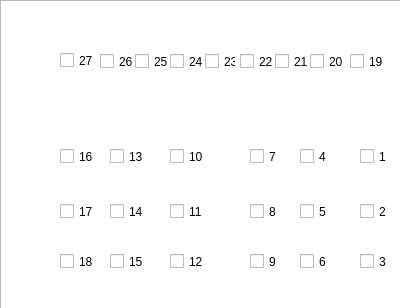
<?xml version="1.0" encoding="UTF-8"?>
<ui version="4.0">
 <class>Blue</class>
 <widget class="QWidget" name="Blue">
  <property name="geometry">
   <rect>
    <x>0</x>
    <y>0</y>
    <width>400</width>
    <height>308</height>
   </rect>
  </property>
  <property name="windowTitle">
   <string>blue_field</string>
  </property>
  <widget class="QWidget" name="Custom" native="true">
   <property name="geometry">
    <rect>
     <x>0</x>
     <y>0</y>
     <width>452</width>
     <height>311</height>
    </rect>
   </property>
   <widget class="QGraphicsView" name="graphicsView">
    <property name="geometry">
     <rect>
      <x>0</x>
      <y>0</y>
      <width>401</width>
      <height>311</height>
     </rect>
    </property>
   </widget>
   <widget class="QCheckBox" name="obj18">
    <property name="geometry">
     <rect>
      <x>60</x>
      <y>250</y>
      <width>92</width>
      <height>23</height>
     </rect>
    </property>
    <property name="text">
     <string>18</string>
    </property>
   </widget>
   <widget class="QCheckBox" name="obj17">
    <property name="geometry">
     <rect>
      <x>60</x>
      <y>200</y>
      <width>92</width>
      <height>23</height>
     </rect>
    </property>
    <property name="text">
     <string>17</string>
    </property>
   </widget>
   <widget class="QCheckBox" name="obj16">
    <property name="geometry">
     <rect>
      <x>60</x>
      <y>145</y>
      <width>92</width>
      <height>23</height>
     </rect>
    </property>
    <property name="text">
     <string>16</string>
    </property>
   </widget>
   <widget class="QCheckBox" name="obj15">
    <property name="geometry">
     <rect>
      <x>110</x>
      <y>250</y>
      <width>92</width>
      <height>23</height>
     </rect>
    </property>
    <property name="text">
     <string>15</string>
    </property>
   </widget>
   <widget class="QCheckBox" name="obj14">
    <property name="geometry">
     <rect>
      <x>110</x>
      <y>200</y>
      <width>92</width>
      <height>23</height>
     </rect>
    </property>
    <property name="text">
     <string>14</string>
    </property>
   </widget>
   <widget class="QCheckBox" name="obj13">
    <property name="geometry">
     <rect>
      <x>110</x>
      <y>145</y>
      <width>92</width>
      <height>23</height>
     </rect>
    </property>
    <property name="text">
     <string>13</string>
    </property>
   </widget>
   <widget class="QCheckBox" name="obj12">
    <property name="geometry">
     <rect>
      <x>170</x>
      <y>250</y>
      <width>41</width>
      <height>23</height>
     </rect>
    </property>
    <property name="text">
     <string>12</string>
    </property>
   </widget>
   <widget class="QCheckBox" name="obj11">
    <property name="geometry">
     <rect>
      <x>170</x>
      <y>200</y>
      <width>41</width>
      <height>23</height>
     </rect>
    </property>
    <property name="text">
     <string>11</string>
    </property>
   </widget>
   <widget class="QCheckBox" name="obj10">
    <property name="geometry">
     <rect>
      <x>170</x>
      <y>145</y>
      <width>41</width>
      <height>23</height>
     </rect>
    </property>
    <property name="layoutDirection">
     <enum>Qt::LeftToRight</enum>
    </property>
    <property name="text">
     <string>10</string>
    </property>
   </widget>
   <widget class="QCheckBox" name="obj9">
    <property name="geometry">
     <rect>
      <x>250</x>
      <y>250</y>
      <width>92</width>
      <height>23</height>
     </rect>
    </property>
    <property name="text">
     <string>9</string>
    </property>
   </widget>
   <widget class="QCheckBox" name="obj6">
    <property name="geometry">
     <rect>
      <x>300</x>
      <y>250</y>
      <width>31</width>
      <height>23</height>
     </rect>
    </property>
    <property name="text">
     <string>6</string>
    </property>
   </widget>
   <widget class="QCheckBox" name="obj3">
    <property name="geometry">
     <rect>
      <x>360</x>
      <y>250</y>
      <width>92</width>
      <height>23</height>
     </rect>
    </property>
    <property name="text">
     <string>3</string>
    </property>
   </widget>
   <widget class="QCheckBox" name="obj8">
    <property name="geometry">
     <rect>
      <x>250</x>
      <y>200</y>
      <width>92</width>
      <height>23</height>
     </rect>
    </property>
    <property name="text">
     <string>8</string>
    </property>
   </widget>
   <widget class="QCheckBox" name="obj5">
    <property name="geometry">
     <rect>
      <x>300</x>
      <y>200</y>
      <width>31</width>
      <height>23</height>
     </rect>
    </property>
    <property name="text">
     <string>5</string>
    </property>
   </widget>
   <widget class="QCheckBox" name="obj2">
    <property name="geometry">
     <rect>
      <x>360</x>
      <y>200</y>
      <width>92</width>
      <height>23</height>
     </rect>
    </property>
    <property name="text">
     <string>2</string>
    </property>
   </widget>
   <widget class="QCheckBox" name="obj7">
    <property name="geometry">
     <rect>
      <x>250</x>
      <y>145</y>
      <width>92</width>
      <height>23</height>
     </rect>
    </property>
    <property name="text">
     <string>7</string>
    </property>
   </widget>
   <widget class="QCheckBox" name="obj4">
    <property name="geometry">
     <rect>
      <x>300</x>
      <y>145</y>
      <width>31</width>
      <height>23</height>
     </rect>
    </property>
    <property name="layoutDirection">
     <enum>Qt::LeftToRight</enum>
    </property>
    <property name="text">
     <string>4</string>
    </property>
   </widget>
   <widget class="QCheckBox" name="obj1">
    <property name="geometry">
     <rect>
      <x>360</x>
      <y>145</y>
      <width>92</width>
      <height>23</height>
     </rect>
    </property>
    <property name="text">
     <string>1</string>
    </property>
   </widget>
   <widget class="QCheckBox" name="obj27">
    <property name="geometry">
     <rect>
      <x>60</x>
      <y>50</y>
      <width>41</width>
      <height>21</height>
     </rect>
    </property>
    <property name="text">
     <string>27</string>
    </property>
    <property name="checked">
     <bool>false</bool>
    </property>
   </widget>
   <widget class="QCheckBox" name="obj26">
    <property name="geometry">
     <rect>
      <x>100</x>
      <y>50</y>
      <width>41</width>
      <height>23</height>
     </rect>
    </property>
    <property name="text">
     <string>26</string>
    </property>
   </widget>
   <widget class="QCheckBox" name="obj25">
    <property name="geometry">
     <rect>
      <x>135</x>
      <y>50</y>
      <width>41</width>
      <height>23</height>
     </rect>
    </property>
    <property name="text">
     <string>25</string>
    </property>
   </widget>
   <widget class="QCheckBox" name="obj24">
    <property name="geometry">
     <rect>
      <x>170</x>
      <y>50</y>
      <width>41</width>
      <height>23</height>
     </rect>
    </property>
    <property name="text">
     <string>24</string>
    </property>
   </widget>
   <widget class="QCheckBox" name="obj23">
    <property name="geometry">
     <rect>
      <x>205</x>
      <y>50</y>
      <width>31</width>
      <height>23</height>
     </rect>
    </property>
    <property name="text">
     <string>23</string>
    </property>
   </widget>
   <widget class="QCheckBox" name="obj22">
    <property name="geometry">
     <rect>
      <x>240</x>
      <y>50</y>
      <width>41</width>
      <height>23</height>
     </rect>
    </property>
    <property name="text">
     <string>22</string>
    </property>
   </widget>
   <widget class="QCheckBox" name="obj21">
    <property name="geometry">
     <rect>
      <x>275</x>
      <y>50</y>
      <width>41</width>
      <height>23</height>
     </rect>
    </property>
    <property name="text">
     <string>21</string>
    </property>
   </widget>
   <widget class="QCheckBox" name="obj20">
    <property name="geometry">
     <rect>
      <x>310</x>
      <y>50</y>
      <width>41</width>
      <height>23</height>
     </rect>
    </property>
    <property name="text">
     <string>20</string>
    </property>
   </widget>
   <widget class="QCheckBox" name="obj19">
    <property name="geometry">
     <rect>
      <x>350</x>
      <y>50</y>
      <width>92</width>
      <height>23</height>
     </rect>
    </property>
    <property name="layoutDirection">
     <enum>Qt::LeftToRight</enum>
    </property>
    <property name="text">
     <string>19</string>
    </property>
   </widget>
  </widget>
 </widget>
 <layoutdefault spacing="6" margin="11"/>
 <resources/>
 <connections/>
</ui>
